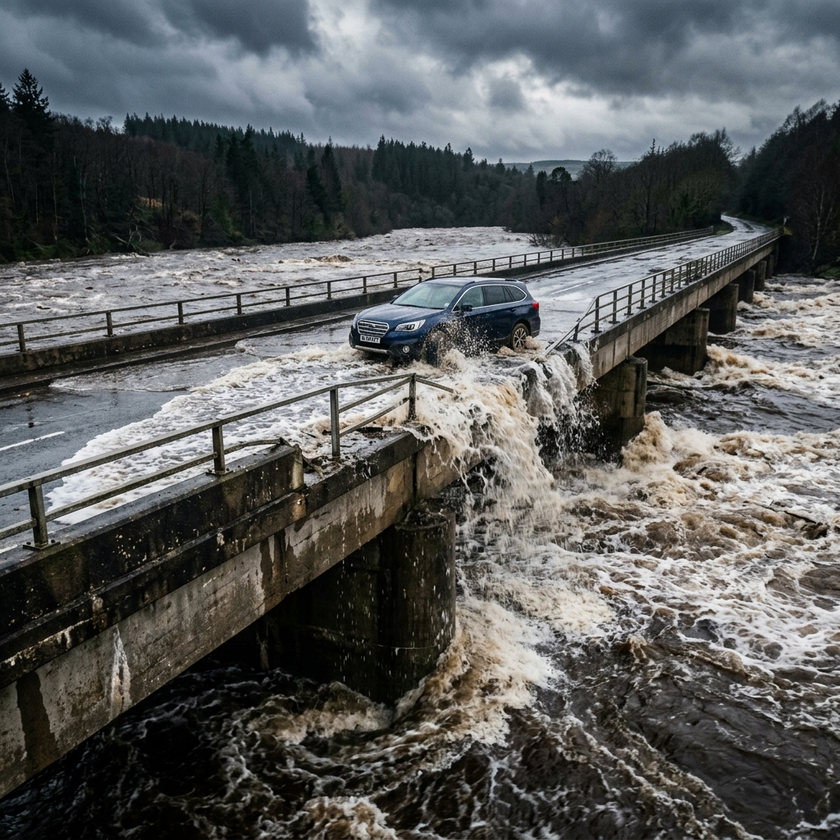
#> input picture project/dataset_custom/images/flood_bridge_submerged_1777023064134.png, 840 x 840 px, shrunk from 1024 x 1024 before the run; its folder holds 3 pictures in this run
$ python generate_seed_masks.py
#> lines starting #> are read from the running program, lines starting #| are printed output that depends on the picture; after the words box and inside, x2 and y2 are one past the last pixel; in counts of white or black regions, pixels touching at a corner belong together
import cv2
import numpy as np
import os
from pathlib import Path

# Paths
ROOT = Path(__file__).resolve().parents[3]
IMAGE_DIR = ROOT / "project" / "dataset_custom" / "images"
MASK_DIR = ROOT / "project" / "dataset_custom" / "masks_8c"

# Classes:
# 0: flood_water, 1: shallow_water, 2: deep_water, 3: debris,
# 4: road, 5: building, 6: vegetation, 7: emergency_objects

def generate_seed_masks():
    os.makedirs(MASK_DIR, exist_ok=True)
    images = os.listdir(IMAGE_DIR)

    for img_name in images:
        img_path = IMAGE_DIR / img_name
        frame = cv2.imread(str(img_path))
#> frame is the input picture: shape (840, 840, 3); mean B, G, R 91.1, 91.7, 90
        if frame is None: continue
        h, w = frame.shape[:2]
#> h = 840; w = 840
        mask = np.zeros((h, w), dtype=np.uint8)

        # 1. Urban Road Cars image logic
        if "urban_road_cars" in img_name:
            # Buildings on sides
            mask[:, :w//4] = 5
            mask[:, 3*w//4:] = 5
            # Water on right half of the street
            mask[h//2:, w//4:3*w//4] = 0
            # Road on left half
            mask[:h//2, w//4:3*w//4] = 4
            # Debris foreground
            mask[h-50:, w//3:2*w//3] = 3

        # 2. Rural Rescue Boat logic
        elif "rural_rescue_boat" in img_name:
            # Vegetation everywhere
            mask[:] = 6
            # Water covering most parts
            mask[h//3:, :] = 0
            # Boat in middle
            mask[h//2:h//2+40, w//2-40:w//2+40] = 7

        # 3. Bridge Submerged logic
        elif "bridge_submerged" in img_name:
            # Water river
            mask[:] = 2 # deep water
            # Bridge in center
            mask[h//2-30:h//2+30, :] = 4 # treating bridge as road/infrastructure

        save_path = MASK_DIR / f"{os.path.splitext(img_name)[0]}.png"
        cv2.imwrite(str(save_path), mask)
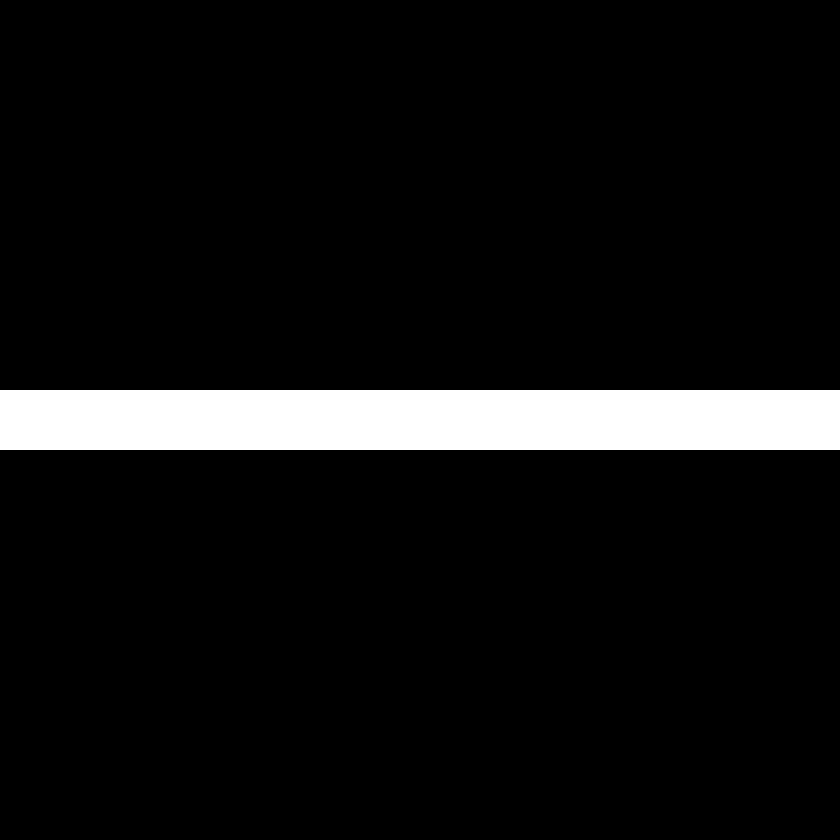
#> saved as flood_bridge_submerged_1777023064134.png: shape (840, 840); values 2 (black) and 4 (white), 7.1% white; 1 white region, box (x1, y1, x2, y2) and area: (0, 390, 840, 450) 50400
        print(f"🎭 Seed mask generated for {img_name}")
#> pass 2 of the loop in generate_seed_masks, `for img_name in images:`:
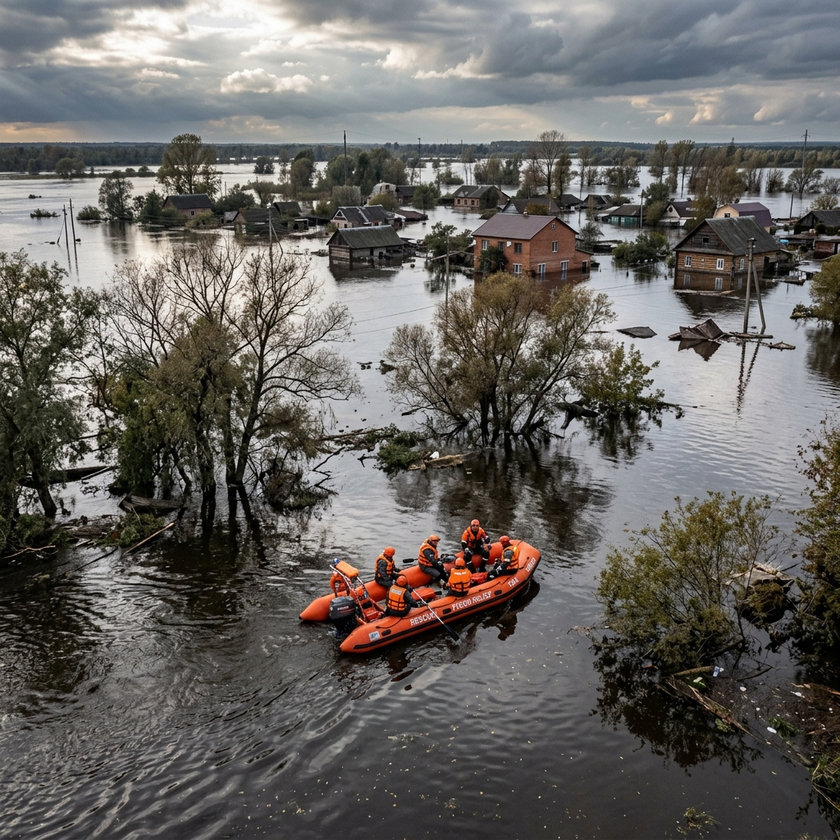
#> input picture project/dataset_custom/images/flood_rural_rescue_boat_1777022995730.png, 840 x 840 px, shrunk from 1024 x 1024 before the run
#> in generate_seed_masks, frame is the input picture: shape (840, 840, 3); mean B, G, R 97.1, 100.5, 103.2
#> in generate_seed_masks, `cv2.imwrite(str(save_path), mask)`:
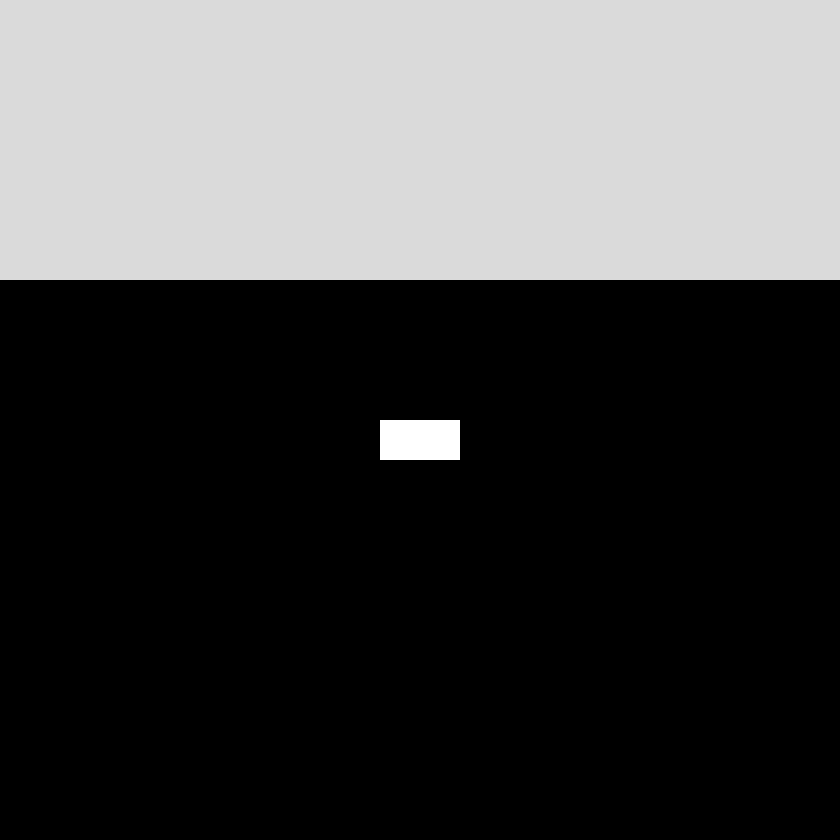
#> saved as flood_rural_rescue_boat_1777022995730.png: shape (840, 840); min 0, max 7, mean 2.03; drawn with min black and max white
#> pass 3 of the loop in generate_seed_masks, `for img_name in images:`:
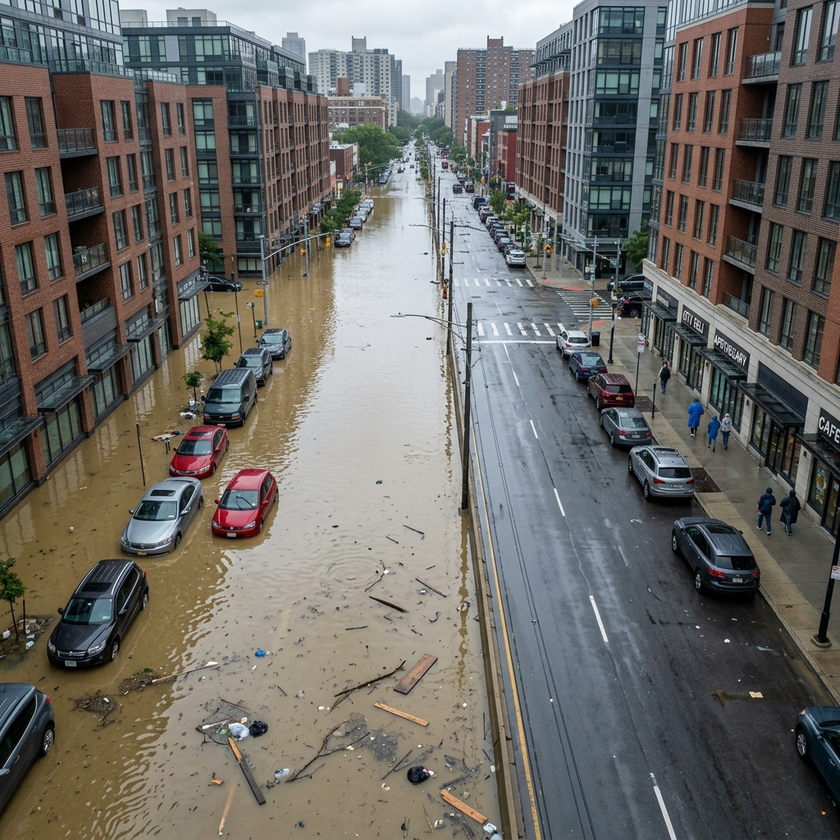
#> input picture project/dataset_custom/images/flood_urban_road_cars_1777022945464.png, 840 x 840 px, shrunk from 1024 x 1024 before the run
#> in generate_seed_masks, frame is the input picture: shape (840, 840, 3); mean B, G, R 102.5, 106.9, 108.4
#> in generate_seed_masks, `cv2.imwrite(str(save_path), mask)`:
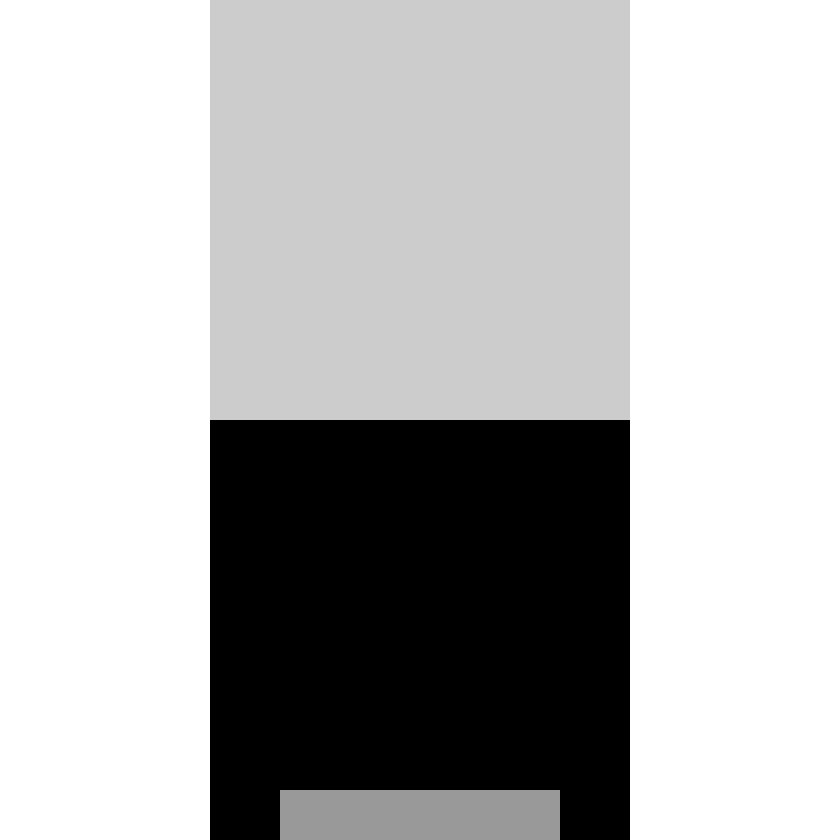
#> saved as flood_urban_road_cars_1777022945464.png: shape (840, 840); min 0, max 5, mean 3.56; drawn with min black and max white

if __name__ == "__main__":
    generate_seed_masks()
